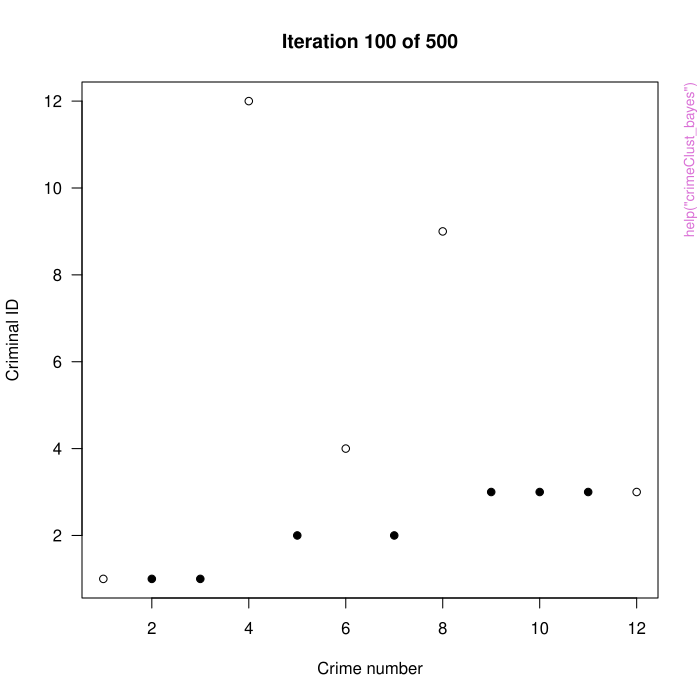

Source code (R):
pkgname <- "crimelinkage"
source(file.path(R.home("share"), "R", "examples-header.R"))
options(warn = 1)
library('crimelinkage')

base::assign(".oldSearch", base::search(), pos = 'CheckExEnv')
base::assign(".old_wd", base::getwd(), pos = 'CheckExEnv')
cleanEx()
nameEx("clusterPath")
### * clusterPath

flush(stderr()); flush(stdout())

### Name: clusterPath
### Title: Follows path of one crime up a dendrogram
### Aliases: clusterPath

### ** Examples

# See vignette: "Crime Series Identification and Clustering" for usage.



cleanEx()
nameEx("compareCrimes")
### * compareCrimes

flush(stderr()); flush(stdout())

### Name: compareCrimes
### Title: Creates evidence variables by calculating 'distance' between
###   crime pairs
### Aliases: compareCrimes

### ** Examples

data(crimes)
 pairs = t(combn(crimes$crimeID[1:4],m=2))   # make some crime pairs

 varlist = list(
   spatial = c("X", "Y"),
   temporal = c("DT.FROM","DT.TO"),
   categorical = c("MO1",  "MO2", "MO3"))    # crime variables list

 compareCrimes(pairs,crimes,varlist,binary=TRUE)



cleanEx()
nameEx("crimeClust_bayes")
### * crimeClust_bayes

flush(stderr()); flush(stdout())

### Name: crimeClust_bayes
### Title: Bayesian model-based partially-supervised clustering for crime
###   series identification
### Aliases: crimeClust_bayes

### ** Examples

# Toy dataset with 12 crimes and three criminals.

 # Make IDs: Criminal 1 committed crimes 1-4, etc.
 id <- c(1,1,1,1,
         2,2,2,2,
                 3,3,3,3)

 # spatial locations of the crimes:
 s <- c(0.8,0.9,1.1,1.2,
        1.8,1.9,2.1,2.2,
        2.8,2.9,3.1,3.2)
 s <- cbind(0,s)

 # Categorical crime features, say mode of entry (1=door, 2=other) and
 # type of residence (1=apartment, 2=other)
 Mode <- c(1,1,1,1,  #Different distribution by criminal
           1,2,1,2,
           2,2,2,2)
 Type <- c(1,2,1,2,  #Same distribution for all criminals
           1,2,1,2,
           1,2,1,2)
 Xcat <- cbind(Mode,Type)

 # Times of the crimes
 t <- c(1,2,3,4,
        2,3,4,5,
        3,4,5,6)

 # Now let's pretend we don't know the criminal for crimes 1, 4, 6, 8, and 12.
 id <- c(NA,1,1,NA,2,NA,2,NA,3,3,3,NA)

 # Fit the model (nb: use much larger iters and burn on real problem)
 fit <- crimeClust_bayes(crimeID=id, spatial=s, t1=t,t2=t, Xcat=Xcat,
                   maxcriminals=12,iters=500,burn=100,update=100)

 # Plot the posterior probability matrix that each pair of crimes was
 # committed by the same criminal:
 if(require(fields,quietly=TRUE)){
 fields::image.plot(1:12,1:12,fit$p.equal,
            xlab="Crime",ylab="Crime",
            main="Probability crimes are from the same criminal")
 }

 # Extract the crimes with the largest posterior probability
 bayesPairs(fit$p.equal)
 bayesProb(fit$p.equal[1,])



cleanEx()
nameEx("crimeClust_hier")
### * crimeClust_hier

flush(stderr()); flush(stdout())

### Name: crimeClust_hier
### Title: Agglomerative Hierarchical Crime Series Clustering
### Aliases: crimeClust_hier

### ** Examples

data(crimes)
 #- cluster the first 10 crime incidents
 crimedata = crimes[1:10,]
 varlist = list(spatial = c("X", "Y"), temporal = c("DT.FROM","DT.TO"),
     categorical = c("MO1",  "MO2", "MO3"))
 estimateBF <- function(X) rnorm(NROW(X))   # random estimation of log Bayes Factor
 HC = crimeClust_hier(crimedata,varlist,estimateBF)
 plot_hcc(HC,yticks=-2:2)

 # See vignette: "Crime Series Identification and Clustering" for more examples.



cleanEx()
nameEx("crimes")
### * crimes

flush(stderr()); flush(stdout())

### Name: crimes
### Title: Ficticious dataset of crime events
### Aliases: crimes
### Keywords: datasets

### ** Examples

head(crimes)



cleanEx()
nameEx("getBF")
### * getBF

flush(stderr()); flush(stdout())

### Name: getBF
### Title: Estimates the bayes factor for continous and categorical
###   predictors.
### Aliases: getBF

### ** Examples

# See vignette: "Statistical Methods for Crime Series Linkage" for usage.



cleanEx()
nameEx("getCrimeSeries")
### * getCrimeSeries

flush(stderr()); flush(stdout())

### Name: getCrimeSeries
### Title: Generate a list of offenders and their associated crime series.
### Aliases: getCrimeSeries

### ** Examples

data(offenders)

 getCrimeSeries("O:40",offenders)
 getCrimeSeries(c("O:40","O:3"),offenders)  # list of crime series from multiple offenders



cleanEx()
nameEx("getCrimes")
### * getCrimes

flush(stderr()); flush(stdout())

### Name: getCrimes
### Title: Generate a list of crimes for a specific offender
### Aliases: getCrimes

### ** Examples

data(crimes)
 data(offenders)

 getCrimes("O:40",crimes,offenders)



cleanEx()
nameEx("getCriminals")
### * getCriminals

flush(stderr()); flush(stdout())

### Name: getCriminals
### Title: Lookup the offenders responsible for a set of solved crimes
### Aliases: getCriminals

### ** Examples

data(offenders)

 getCriminals("C:1",offenders)

 getCriminals("C:78",offenders)                      # shows co-offenders

 getCriminals(c("C:26","C:78","85","110"),offenders) # all offenders from a crime series



cleanEx()
nameEx("getROC")
### * getROC

flush(stderr()); flush(stdout())

### Name: getROC
### Title: Cacluate ROC like metrics.
### Aliases: getROC

### ** Examples

f = 1:10
y = rep(0:1,length=10)
getROC(f,y)



cleanEx()
nameEx("linkage")
### * linkage

flush(stderr()); flush(stdout())

### Name: linkage
### Title: Hierarchical Based Linkage
### Aliases: linkage

### ** Examples

# See vignette: "Crime Series Identification and Clustering" for usage.



cleanEx()
nameEx("makeGroups")
### * makeGroups

flush(stderr()); flush(stdout())

### Name: makeGroups
### Title: Generates crime groups from crime series data
### Aliases: makeGroups

### ** Examples

data(crimes)
 data(offenders)
 seriesData = makeSeriesData(crimedata=crimes,offenderTable=offenders)
 groups = makeGroups(seriesData,method=1)
 head(groups,10)



cleanEx()
nameEx("makePairs")
### * makePairs

flush(stderr()); flush(stdout())

### Name: makePairs
### Title: Generates indices of linked and unlinked crime pairs (with
###   weights)
### Aliases: makeLinked makePairs makeUnlinked

### ** Examples

data(crimes)
 data(offenders)
 seriesData = makeSeriesData(crimedata=crimes,offenderTable=offenders)
 allPairs = makePairs(seriesData,thres=365,m=40)



cleanEx()
nameEx("makeSeriesData")
### * makeSeriesData

flush(stderr()); flush(stdout())

### Name: makeSeriesData
### Title: Make crime series data
### Aliases: makeSeriesData

### ** Examples

data(crimes)
 data(offenders)

 seriesData = makeSeriesData(crimedata=crimes,offenderTable=offenders)
 head(seriesData)

 nCrimes = table(seriesData$offenderID)  # length of each crime series
 table(nCrimes)                  # distribution of crime series length
 mean(nCrimes>1)                 # proportion of offenders with multiple crimes

 nCO = table(seriesData$crimeID) # number of co-offenders per crime
 table(nCO)                      # distribution of number of co-offenders
 mean(nCO>1)                     # proportion of crimes with multiple co-offenders



cleanEx()
nameEx("naiveBayes")
### * naiveBayes

flush(stderr()); flush(stdout())

### Name: naiveBayes
### Title: Naive bayes classifier using histograms and shrinkage
### Aliases: naiveBayes naiveBayes.fit

### ** Examples

# See vignette: "Statistical Methods for Crime Series Linkage" for usage.



cleanEx()
nameEx("offenders")
### * offenders

flush(stderr()); flush(stdout())

### Name: offenders
### Title: Ficticious offender data
### Aliases: offenders
### Keywords: datasets

### ** Examples

head(offenders)



cleanEx()
nameEx("plot.naiveBayes")
### * plot.naiveBayes

flush(stderr()); flush(stdout())

### Name: plot.naiveBayes
### Title: Plots for Naive Bayes Model
### Aliases: plot.naiveBayes

### ** Examples

# See vignette: "Statistical Methods for Crime Series Linkage" for usage.



cleanEx()
nameEx("plotBF")
### * plotBF

flush(stderr()); flush(stdout())

### Name: plotBF
### Title: plots 1D bayes factor
### Aliases: plotBF

### ** Examples

# See vignette: "Statistical Methods for Crime Series Linkage" for usage.



cleanEx()
nameEx("plot_hcc")
### * plot_hcc

flush(stderr()); flush(stdout())

### Name: plot_hcc
### Title: Plot a hierarchical crime clustering object
### Aliases: plot_hcc

### ** Examples

# See vignette: "Crime Series Identification and Clustering" for usage.



cleanEx()
nameEx("predict.naiveBayes")
### * predict.naiveBayes

flush(stderr()); flush(stdout())

### Name: predict.naiveBayes
### Title: Generate prediction (sum of log bayes factors) from a
###   'naiveBayes' object
### Aliases: predict.naiveBayes

### ** Examples

# See vignette: "Statistical Methods for Crime Series Linkage" for usage.



cleanEx()
nameEx("predictBF")
### * predictBF

flush(stderr()); flush(stdout())

### Name: predictBF
### Title: Generate prediction of a component bayes factor
### Aliases: predictBF

### ** Examples

# See vignette: "Statistical Methods for Crime Series Linkage" for usage.



cleanEx()
nameEx("seriesID")
### * seriesID

flush(stderr()); flush(stdout())

### Name: seriesID
### Title: Crime series identification
### Aliases: seriesID

### ** Examples

# See vignette: "Crime Series Identification and Clustering" for usage.



### * <FOOTER>
###
cleanEx()
options(digits = 7L)
base::cat("Time elapsed: ", proc.time() - base::get("ptime", pos = 'CheckExEnv'),"\n")
grDevices::dev.off()
###
### Local variables: ***
### mode: outline-minor ***
### outline-regexp: "\\(> \\)?### [*]+" ***
### End: ***
quit('no')
